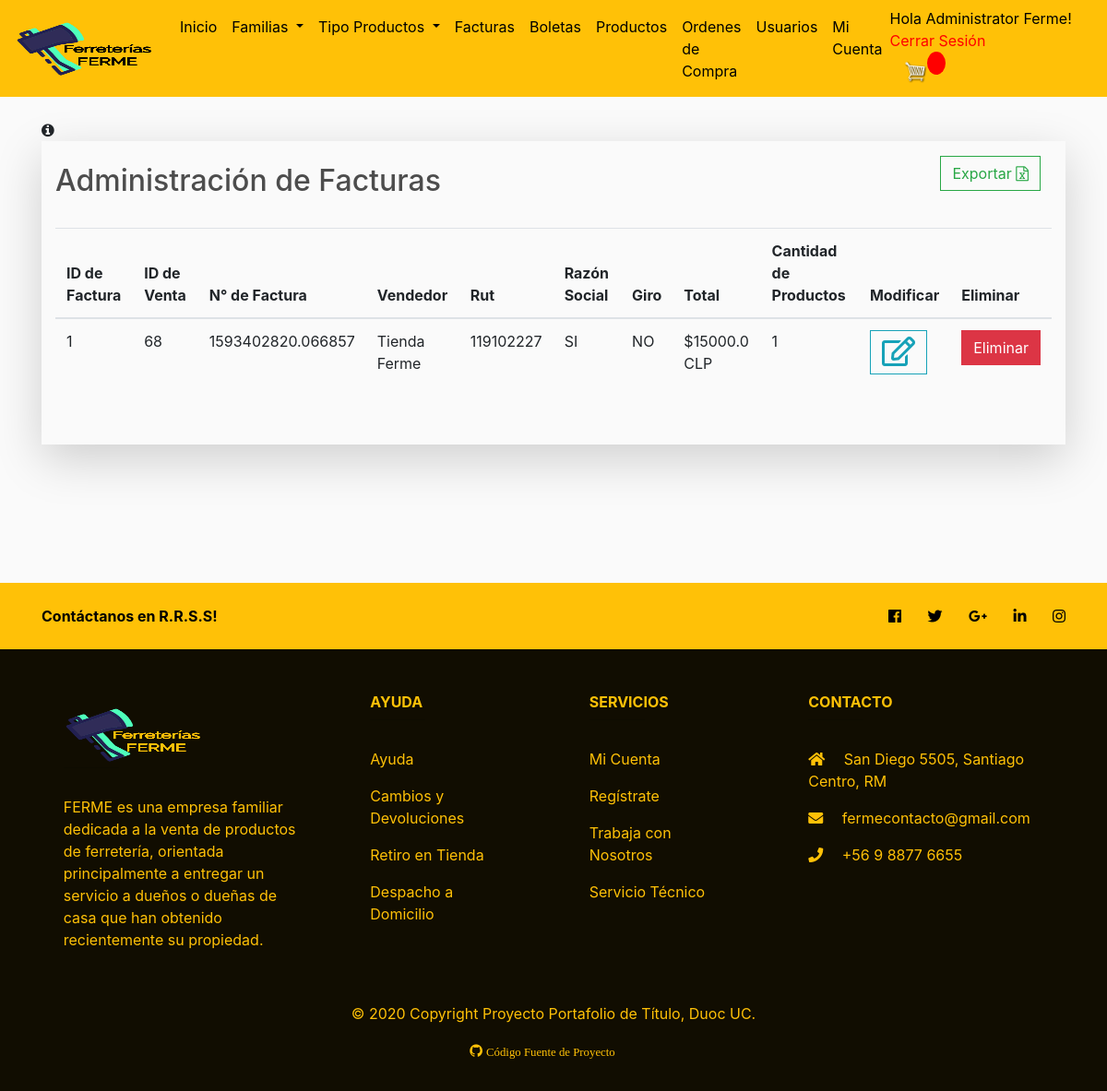
Screenshot of /adm-factura (signed in) with the database file from the repository.
### store/models.py (models this page shows, shortened)
class Profile(models.Model):
    user = models.OneToOneField(User, on_delete=models.CASCADE, null=True, blank=True)
    name = models.CharField(max_length=200, null=True)
    last_name = models.CharField(max_length=200, null=True)
    phone_number = models.CharField(max_length=200, null=True)
    email = models.CharField(max_length=200, null=True)
    tipo = models.CharField(default='Cliente', max_length=50, choices=TIPO_USUARIO)

class Factura(models.Model):
    order = models.ForeignKey(Order, on_delete=models.SET_NULL, null=True)
    n_factura = models.CharField(max_length=200, null=False)
    vendedor = models.CharField(default="Tienda Ferme", max_length=200, null=False)
    total = models.CharField(max_length=200, null=False)
    rut = models.CharField(max_length=200, null=False)
    razon = models.CharField(max_length=200, null=False)
    giro = models.CharField(max_length=200, null=False)

class Order(models.Model):
    usuario = models.ForeignKey(Profile, on_delete=models.SET_NULL, null=True, blank=True)
    date_ordered = models.DateTimeField(auto_now_add=True)
    complete = models.BooleanField(default=False, null=True, blank=False)
    transaction_id = models.CharField(max_length=100, null=True)
    @property
    def get_cart_items(self):
        orderitems = self.orderitems_set.all()
        total = sum([item.quantity for item in orderitems])
        return total

class OrderItems(models.Model):
    product = models.ForeignKey(Producto, on_delete=models.SET_NULL, null=True)
    order = models.ForeignKey(Order, on_delete=models.SET_NULL, null=True)
    quantity = models.IntegerField(default=0, null=True, blank=True)
    date_added = models.DateTimeField(auto_now=True)

### store/views.py (the view)
# urls.py: path("adm-factura",views.adm_facturas, name='adm-factura'),
@login_required
def adm_facturas(request):
    facts = Factura.objects.all()
    context={
        'facts': facts
    }
    return render(request, 'store/adm-factura.html', context)

### store/models.py (called while the page is built)
    @property
    def is_admin(self):
        admin = False
        tipo = self.profile.tipo
        if (tipo == 'Administrator'):
            admin = True
        else:
            admin = False
        return admin

### store/templates/store/adm-factura.html (shortened to what this page needs)
{% extends 'store/main.html'%}
{% load static %}
{% block content %}
<a data-toggle="modal" data-target="#exampleModalInfo"><i class="fa fa-info-circle" aria-hidden="true"></i></a>
<div class="pb-5 pt-3 container shadow-lg">
    <a class="btn btn-outline-success" href="{% url 'exportar_facturas'%}" style='float: right; margin-right: 1vw;'>
        Exportar <i class="fa fa-file-excel-o"></i></a>
    <h2 class="pt-2 pb-4">Administración de Facturas</h2>
    <table class="table ">
        <thead>
            <tr>
            	<th scope="col">ID de Factura</th>
                <th scope="col">ID de Venta</th>
                <th scope="col">N° de Factura</th>
                <th scope="col">Vendedor</th>
                <th scope="col">Rut</th>
                <th scope="col">Razón Social</th>
                <th scope="col">Giro</th>
                <th scope="col">Total</th>
                <th scope="col">Cantidad de Productos</th>
                <th scope="col">Modificar</th>
                <th scope="col">Eliminar</th>
            </tr>
        </thead>
        <tbody>
            {% for f in facts %}
            <tr>
            	<td scope="row">{{f.id}}</td>
                <td scope="row">{{f.order.id}}</td>
                <td scope="row">{{f.order.transaction_id}}</td>
                <td scope="row">{{f.vendedor}}</td>
                <td scope="row">{{f.rut}}</td>
                <td scope="row">{{f.razon}}</td>
                <td scope="row">{{f.giro}}</td>
                <td scope="row">${{f.total}} CLP</td>
                <td scope="row">{{f.order.get_cart_items}}</td>
                <td scope="row">
                  <a class="btn btn-outline-info" href="{% url 'edit_receipt' pk=f.id %}">
                      <i class="far fa-edit fa-2x"></i></a>
                </td>
                <td scope="row"><a class="btn btn-large btn-danger" data-toggle="confirmation" data-title="¿Seguro quiere eliminar esta boleta?" href="{% url 'eliminar-factura' f.id %}" >Eliminar</a>
                </td>
            </tr>
            {% endfor %}
        </tbody>
    </table>
</div>
{% endblock %}

### store/templates/store/main.html (shortened to what this page needs)
<!DOCTYPE html>
{% load static %}
<html>
<head>
	<link rel="stylesheet" href="https://stackpath.bootstrapcdn.com/bootstrap/4.4.1/css/bootstrap.min.css">
	<link rel="stylesheet" type="text/css" href="{% static 'css/main.css' %}">
	<link rel="stylesheet" href="https://use.fontawesome.com/releases/v5.6.1/css/all.css">
	<link rel="stylesheet" href="https://cdnjs.cloudflare.com/ajax/libs/font-awesome/4.7.0/css/font-awesome.min.css" >
</head>
<body>
	<nav class="navbar navbar-expand-lg navbar-dark bg-dark">
	  <a class="navbar-brand" href="{% url 'store' %}"><img src="{% static 'img/logo-ferme-b.png' %}" id="logo"/></a>
		<div class="collapse navbar-collapse" id="navbarSupportedContent">
	    	<ul class="navbar-nav mr-auto">
	      		<li class="nav-item active">
	        		<a class="nav-link"  style="color: black;" href="{% url 'store' %}">Inicio <span class="sr-only">(current)</span></a>
		  		</li>
		  		<li class=" nav-item active dropdown">
			        <a class="nav-link dropdown-toggle" data-toggle="dropdown" style="color: black;" href="#">Familias
			        </a>
			      </li>
			      <li class=" nav-item active dropdown">
			        <a class="nav-link dropdown-toggle" data-toggle="dropdown" style="color: black;" href="#">Tipo Productos
			        </a>
			      </li>
		  		<li class="nav-item active" id="adm-facturation">
	        		<a class="nav-link"  style="color: black;" href="{% url 'adm-factura' %}">Facturas</a>
		  		</li>
		  		<li class="nav-item active" id="adm-bill">
	        		<a class="nav-link"  style="color: black;" href="{% url 'adm-boleta' %}">Boletas</a>
		  		</li>
		  		<li class="nav-item active" id="adm-product">
	        		<a class="nav-link"  style="color: black;" href="{% url 'adm-producto' %}">Productos</a>
		  		</li>
		  		<li class="nav-item active" id="adm-order">
	        		<a class="nav-link"  style="color: black;" href="{% url 'adm-ordencompra' %}">Ordenes de Compra</a>
				  </li>
					<li class="nav-item active" id="adm-users">
	        		<a class="nav-link"  style="color: black;" href="{% url 'listado_usuarios' %}">Usuarios</a>
	        	  </li>
	        	  {% if user.is_authenticated %}
	        	  	<li class="nav-item active" id="cuenta">
						<a class="nav-link"  style="color: black;" href="{% url 'edit' user.id %}">Mi Cuenta</a>
					</li>
				   {% endif %}
			</ul>
		</div>
	    <div class="form-inline my-2 my-lg-0">
			{% if user.is_authenticated  %}
			<div style="padding-right: 10px; color: black;">Hola {{ user.profile.tipo }} {{ user.profile.name }}!
			<br><a href="{% url 'logout' %}" style="color: red;">Cerrar Sesión</a></div>
			{% else %}
  			<div style="padding-right: 10px; color: black;">No estás registrado
			<br><a href="{% url 'login' %}" style="color: green;">Iniciar Sesión</a></div>
			{% endif %}
	     	<a href="{% url 'cart' %}">
	    		<img  id="cart-icon" src="{% static 'img/cart.png' %}">
	    	</a>
	    	<p id="cart-total">{{cartItems}}</p>
	    </div>
	</nav>
    <div class="container">
            <br>
            {% block content %}
            {% endblock content %}
    </div>
<footer class="page-footer font-small unique-color-dark" style="background-color: #110d01">
  <div style="background-color: #FFC107;">
    <div class="container">
      <div class="row py-4 d-flex align-items-center">
        <div class="col-md-6 col-lg-5 text-center text-md-left mb-4 mb-md-0">
          <h6 class="mb-0" style="color: black;"><strong>Contáctanos en R.R.S.S!</strong></h6>
        </div>
        <div class="col-md-6 col-lg-7 text-center text-md-right" style="color: black;">
          <a class="fb-ic">
            <i class="fab fa-facebook-f white-text mr-4"> </i>
          </a>
          <a class="tw-ic">
            <i class="fab fa-twitter white-text mr-4"> </i>
          </a>
          <a class="gplus-ic">
            <i class="fab fa-google-plus-g white-text mr-4"> </i>
          </a>
          <a class="li-ic">
            <i class="fab fa-linkedin-in white-text mr-4"> </i>
          </a>
          <a class="ins-ic">
            <i class="fab fa-instagram white-text"> </i>
          </a>
        </div>
      </div>
    </div>
  </div>
  <div class="container text-center text-md-left mt-5">
    <div class="row mt-3">
      <div class="col-md-3 col-lg-4 col-xl-3 mx-auto mb-4">
        <div >
        <a class="navbar-brand" href="{% url 'store' %}"><img src="{% static 'img/logo-ferme-y.png' %}" id="logo"/></a></div>
        <hr class="deep-purple accent-2 mb-4 mt-0 d-inline-block mx-auto" style="width: 60px;" >
        <p style="text-align: left;">FERME es una empresa familiar dedicada a la venta de productos de ferretería, orientada principalmente a entregar un servicio a dueños o dueñas de casa que han obtenido recientemente su propiedad. </p>
      </div>
      <div class="col-md-2 col-lg-2 col-xl-2 mx-auto mb-4">
        <h6 class="text-uppercase font-weight-bold">Ayuda</h6>
        <hr class="deep-purple accent-2 mb-4 mt-0 d-inline-block mx-auto" style="width: 60px;">
        <p>
          Ayuda
        </p>
        <p>
          Cambios y Devoluciones
        </p>
        <p>
          Retiro en Tienda
        </p>
        <p>
          Despacho a Domicilio
        </p>
      </div>
      <div class="col-md-3 col-lg-2 col-xl-2 mx-auto mb-4">
        <h6 class="text-uppercase font-weight-bold">Servicios</h6>
        <hr class="deep-purple accent-2 mb-4 mt-0 d-inline-block mx-auto" style="width: 60px;">
        {% if request.user.is_authenticated %}
        <p>
          <a href="{% url 'edit' user.id %}">Mi Cuenta</a>
        </p>
        {% endif %}
        <p>
          <a href="{% url 'register' %}">Regístrate</a>
        </p>
        <p>
          Trabaja con Nosotros
        </p>
        <p>
          Servicio Técnico
        </p>
      </div>
      <div class="col-md-4 col-lg-3 col-xl-3 mx-auto mb-md-0 mb-4">
        <h6 class="text-uppercase font-weight-bold">Contacto</h6>
        <hr class="deep-purple accent-2 mb-4 mt-0 d-inline-block mx-auto" style="width: 60px;">
        <p>
          <i class="fas fa-home mr-3"></i> San Diego 5505, Santiago Centro, RM</p>
        <p>
          <i class="fas fa-envelope mr-3"></i> fermecontacto@gmail.com</p>
        <p>
          <i class="fas fa-phone mr-3"></i> +56 9 8877 6655</p>
      </div>
    </div>
  </div>
  <div class="footer-copyright text-center py-3" style="color: #FFC107;">
  	<p>© 2020 Copyright Proyecto Portafolio de Título, Duoc UC.</p>
  	<p>
	  	<a class="ins-ic" href="https://github.com/southernegro/ferme-multiuser" target="_blank">
		    <i class="fa fa-github text-center mr-4" style="color: #FFC107;" >
		    	<small>Código Fuente de Proyecto</small>
		    </i>
	  	</a>
	</p>
  </div>
</footer>
</body>
</html>

### static/css/main.css (style rules this page uses)
#logo { display: inline-block; vertical-align: top; width: 150px; height: 60px; margin-right: 5px; }
body { background-color: hsl(0, 0%, 98%); }
h1,h2,h3,h4,h5,h6 { color:hsl(0, 0%, 30%); }
.bg-dark { background-color: #FFC107!important; }
#cart-icon { width:25px; display: inline-block; margin-left: 15px; }
#cart-total { display: block; text-align: center; color:#fff; background-color: red; width: 20px; height: 25px; border-radius: 50%; font-size: 14px; }
.col-lg-4, .col-lg-6, .col-lg-8, .col-lg-12 { margin-top: 10px; }
.btn { border-radius: 0; }
footer { margin-top: 150px; }
footer p { color: #FFC107; }
footer h6 { color: #FFC107; }
footer a { color: #FFC107; }

### rows the page displays
Factura: id "1", order.id "68", order.transaction_id "1593402820.066857", vendedor "Tienda Ferme", rut "119102227", razon "SI", giro "NO", total "15000.0", order.get_cart_items "1"

### other values shown
{{ user.profile.tipo }} "Administrator"
{{ user.profile.name }} "Ferme"
